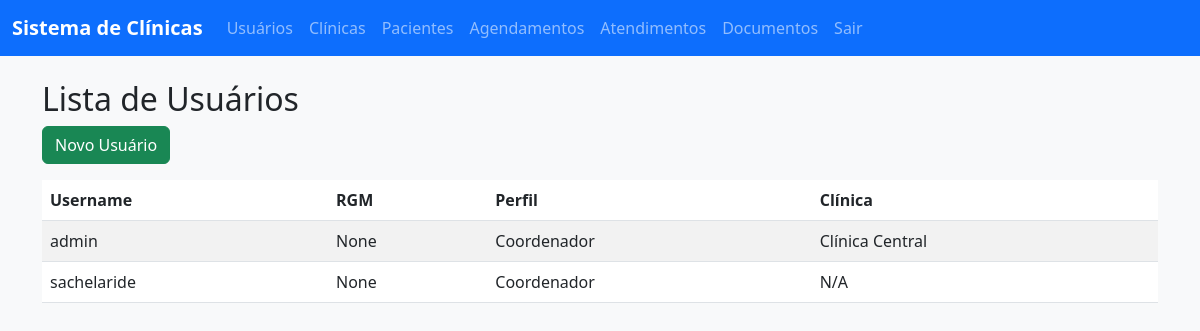
The app's page /users/ (signed in), older data.
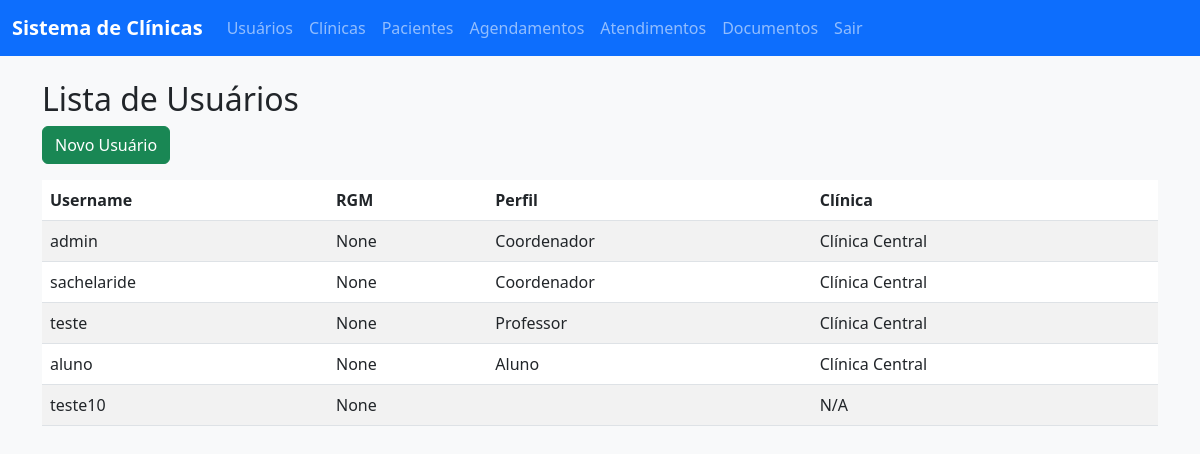
The same page, newer data.
### clinica/models.py (models this page shows, shortened)
class User(AbstractUser):
    PERFIL_CHOICES = (
        ('ATENDENTE', 'Atendente'),
        ('ALUNO', 'Aluno'),
        ('PROFESSOR', 'Professor'),
        ('COORDENADOR', 'Coordenador'),
    )
    rgm = models.CharField(max_length=20, unique=True, blank=True, null=True)
    perfil = models.CharField(max_length=20, choices=PERFIL_CHOICES, blank=True)
    clinica = models.ForeignKey('Clinica', on_delete=models.SET_NULL, null=True, blank=True)
    groups = models.ManyToManyField(
        'auth.Group',
        related_name='clinica_user_groups',
        blank=True,
        help_text='The groups this user belongs to.',
    )
    user_permissions = models.ManyToManyField(
        'auth.Permission',
        related_name='clinica_user_permissions',
        blank=True,
        help_text='Specific permissions for this user.',
    )

class Clinica(models.Model):
    nome = models.CharField(max_length=100)       # Nome da clínica
    endereco = models.TextField()                 # Endereço da clínica
    telefone = models.CharField(max_length=15, blank=True) # Telefone (opcional)

### clinica/permissions.py (the view)
        def wrapper(request, *args, **kwargs):
            if request.user.is_authenticated and request.user.perfil in perfil_list:
                return view_func(request, *args, **kwargs)
            return HttpResponseForbidden()

### clinica/permissions.py (called while the page is built)
def check_perfil(perfil_list):
    def decorator(view_func):
        def wrapper(request, *args, **kwargs):
            if request.user.is_authenticated and request.user.perfil in perfil_list:
                return view_func(request, *args, **kwargs)
            return HttpResponseForbidden()
        return wrapper
    return decorator

### clinica/views.py (called while the page is built)
@login_required
@check_perfil(['COORDENADOR'])
def user_list(request):
    users = User.objects.all()                         # Obtém todos os usuários
    return render(request, 'user_list.html', {'users': users}) # Renderiza a lista

### clinica/templates/user_list.html
{% extends 'base.html' %}
{% block content %}
    <h2>Lista de Usuários</h2>
    <a href="{% url 'clinica:user_create' %}" class="btn btn-success mb-3">Novo Usuário</a>
    <table class="table table-striped">
        <thead>
            <tr>
                <th>Username</th>
                <th>RGM</th>
                <th>Perfil</th>
                <th>Clínica</th>
            </tr>
        </thead>
        <tbody>
            {% for user in users %}
                <tr>
                    <td>{{ user.username }}</td>
                    <td>{{ user.rgm }}</td>
                    <td>{{ user.get_perfil_display }}</td>
                    <td>{{ user.clinica.nome|default:"N/A" }}</td>
                </tr>
            {% empty %}
                <tr>
                    <td colspan="4">Nenhum usuário cadastrado.</td>
                </tr>
            {% endfor %}
        </tbody>
    </table>
{% endblock %}

### clinica/templates/base.html (shortened to what this page needs)
{% load static %}
<!DOCTYPE html>
<html lang="pt-br">
<head>
    <link href="https://cdn.jsdelivr.net/npm/bootstrap@5.3.0/dist/css/bootstrap.min.css" rel="stylesheet">
    <link href="{% static 'css/styles.css' %}" rel="stylesheet">
</head>
<body>
    <nav class="navbar navbar-expand-lg navbar-dark bg-primary">
        <div class="container-fluid">
            <a class="navbar-brand" href="{% url 'clinica:index' %}">Sistema de Clínicas</a>
            <div class="collapse navbar-collapse" id="navbarNav">
                <ul class="navbar-nav">
                    {% if user.is_authenticated %}
                        {% if user.perfil == 'COORDENADOR' %}
                            <li class="nav-item">
                                <a class="nav-link" href="{% url 'clinica:user_list' %}">Usuários</a>
                            </li>
                            <li class="nav-item">
                                <a class="nav-link" href="{% url 'clinica:clinica_list' %}">Clínicas</a>
                            </li>
                        {% endif %}
                        <li class="nav-item">
                            <a class="nav-link" href="{% url 'clinica:paciente_list' %}">Pacientes</a>
                        </li>
                        <li class="nav-item">
                            <a class="nav-link" href="{% url 'clinica:agendamento_list' %}">Agendamentos</a>
                        </li>
                        <li class="nav-item">
                            <a class="nav-link" href="{% url 'clinica:atendimento_list' %}">Atendimentos</a>
                        </li>
                        <li class="nav-item">
                            <a class="nav-link" href="{% url 'clinica:documento_list' %}">Documentos</a>
                        </li>
                        <li class="nav-item">
                            <a class="nav-link" href="{% url 'clinica:logout' %}">Sair</a>
                        </li>
                    {% else %}
                        <li class="nav-item">
                            <a class="nav-link" href="{% url 'clinica:login' %}">Login</a>
                        </li>
                    {% endif %}
                </ul>
            </div>
        </div>
    </nav>
    <div class="container mt-4">
        {% block content %}
        {% endblock %}
    </div>
</body>
</html>

### static/css/styles.css (style rules this page uses)
body { background-color: #f8f9fa; }
.navbar-brand { font-weight: bold; }
.table { background-color: white; }

Row changes from the older to the newer data that the page shows:
changed User "sachelaride": clinica.nome "N/A" → "Clínica Central"
added User: username "teste", rgm "None", perfil "Professor", clinica.nome "Clínica Central"
added User: username "aluno", rgm "None", perfil "Aluno", clinica.nome "Clínica Central"
added User: username "teste10", rgm "None", clinica.nome "N/A"
